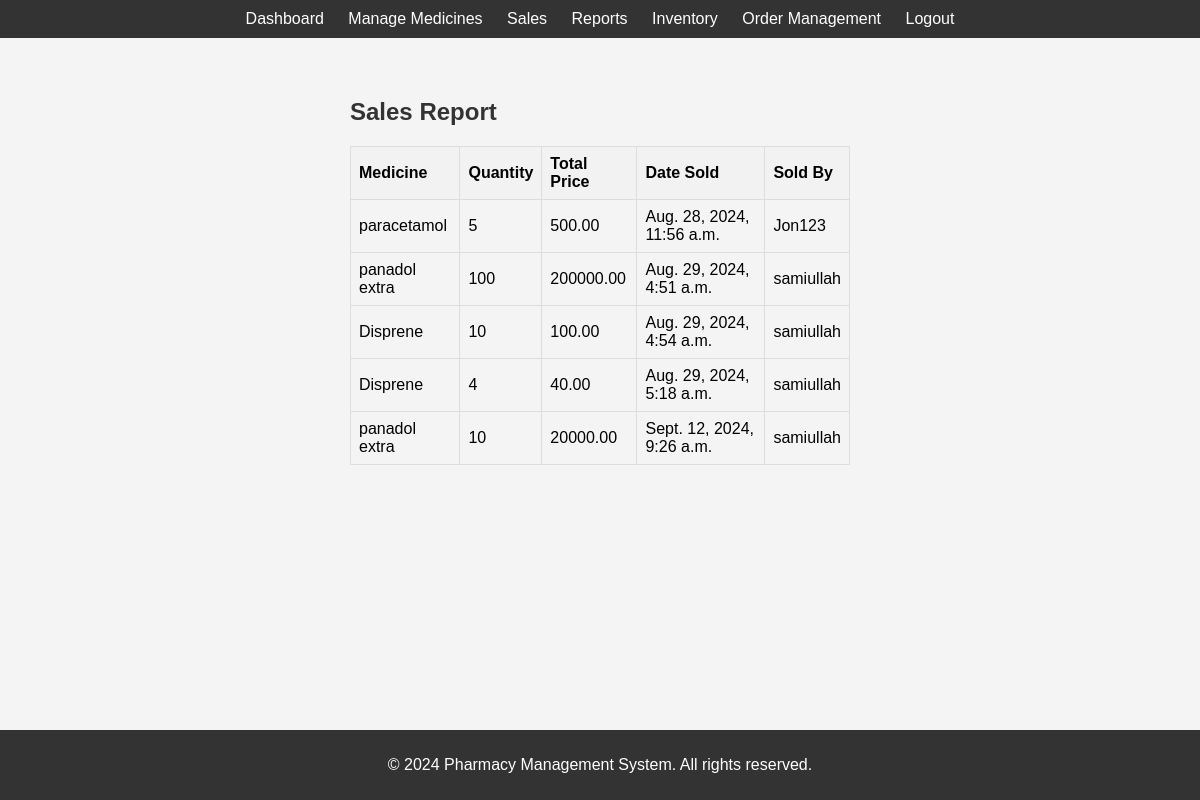
/report/ (signed in), run on the app's committed database.
### pharma/models.py (models this page shows, shortened)
class Sale(models.Model):
    medicine = models.ForeignKey(Medicine, on_delete=models.CASCADE)
    quantity = models.IntegerField()  # Make sure this is defined
    total_price = models.DecimalField(max_digits=10, decimal_places=2)
    date_sold = models.DateTimeField(auto_now_add=True)  # Make sure this is defined
    sold_by = models.ForeignKey(User, on_delete=models.SET_NULL, null=True)
    status = models.CharField(max_length=20, choices=[('pending', 'Pending'), ('completed', 'Completed')], default='pending')
    @property
    def total_price(self):
        return self.medicine.price * self.quantity

class Medicine(models.Model):
    name = models.CharField(max_length=255)
    description = models.CharField(max_length=500,default="No description available")
    price = models.DecimalField(max_digits=10, decimal_places=2)
    quantity = models.IntegerField()
    expiry_date = models.DateField()

### pharma/views.py (the view)
# urls.py: path('report/', views.report, name='report'),
@login_required
def report(request):
    sales = Sale.objects.all()
    return render(request, 'pharma/report.html', {'sales': sales})

### pharma/templates/pharma/report.html
{% extends 'pharma/base.html' %}
{% load static %}
{% block content %}
<div class="report-container">
    <h2>Sales Report</h2>
    <table>
        <thead>
            <tr>
                <th>Medicine</th>
                <th>Quantity</th>
                <th>Total Price</th>
                <th>Date Sold</th>
                <th>Sold By</th>
            </tr>
        </thead>
        <tbody>
            {% for sale in sales %}
            <tr>
                <td>{{ sale.medicine.name }}</td>
                <td>{{ sale.quantity }}</td>
                <td>{{ sale.total_price }}</td>
                <td>{{ sale.date_sold }}</td>
                <td>{{ sale.sold_by.username }}</td>
            </tr>
            {% endfor %}
        </tbody>
    </table>
</div>
{% endblock %}

### pharma/templates/pharma/base.html (shortened to what this page needs)
{% load static %}
<!DOCTYPE html>
<html lang="en">
<head>
    <link rel="stylesheet" href="{% static 'css/styles.css' %}">
</head>
<body>
    <header>
        <nav>
            <ul>
                <li><a href="{% url 'dashboard' %}">Dashboard</a></li>
                <li><a href="{% url 'manage_medicine' %}">Manage Medicines</a></li>
                <li><a href="{% url 'process_sale' %}">Sales</a></li>
                <li><a href="{% url 'report' %}">Reports</a></li>
                <li><a href="{% url 'inventory' %}">Inventory</a></li>
                <li><a href="{% url 'order_management' %}">Order Management</a></li>
                <li><a href="{% url 'logout' %}">Logout</a></li>
            </ul>
        </nav>
    </header>
    <main>
        {% block content %}
        {% endblock %}
    </main>
    <footer>
        <p>&copy; 2024 Pharmacy Management System. All rights reserved.</p>
    </footer>
</body>
</html>

### static/css/styles.css (style rules this page uses)
body { font-family: Arial, sans-serif; background-color: #f4f4f4; margin: 0; padding: 0; }
header { background-color: #333; color: #fff; padding: 10px 0; text-align: center; }
nav ul { list-style: none; padding: 0; margin: 0; }
nav ul li { display: inline; margin: 0 10px; }
nav ul li a { color: #fff; text-decoration: none; }
h1, h2 { color: #333; }
table { width: 100%; border-collapse: collapse; margin: 20px 0; }
table, th, td { border: 1px solid #ddd; }
th, td { padding: 8px; text-align: left; }
th { background-color: #f2f2f2; }
.login-container, .dashboard-container, .manage-medicine-container, .add-medicine-container, .edit-medicine-container, .sales-container, .report-container, .inventory-container { max-width: 500px; margin: 0 auto; padding: 20px; }
footer { background-color: #333; color: #fff; text-align: center; padding: 10px 0; position: fixed; width: 100%; bottom: 0; left: 0; }
main { padding: 20px; }

### data on the page
Sale: medicine.name "paracetamol", quantity "5", total_price "500.00", date_sold "Aug. 28, 2024, 11:56 a.m.", sold_by.username "Jon123"
Sale: medicine.name "panadol extra", quantity "100", total_price "200000.00", date_sold "Aug. 29, 2024, 4:51 a.m.", sold_by.username "samiullah"
Sale: medicine.name "Disprene", quantity "10", total_price "100.00", date_sold "Aug. 29, 2024, 4:54 a.m.", sold_by.username "samiullah"
Sale: medicine.name "Disprene", quantity "4", total_price "40.00", date_sold "Aug. 29, 2024, 5:18 a.m.", sold_by.username "samiullah"
Sale: medicine.name "panadol extra", quantity "10", total_price "20000.00", date_sold "Sept. 12, 2024, 9:26 a.m.", sold_by.username "samiullah"
